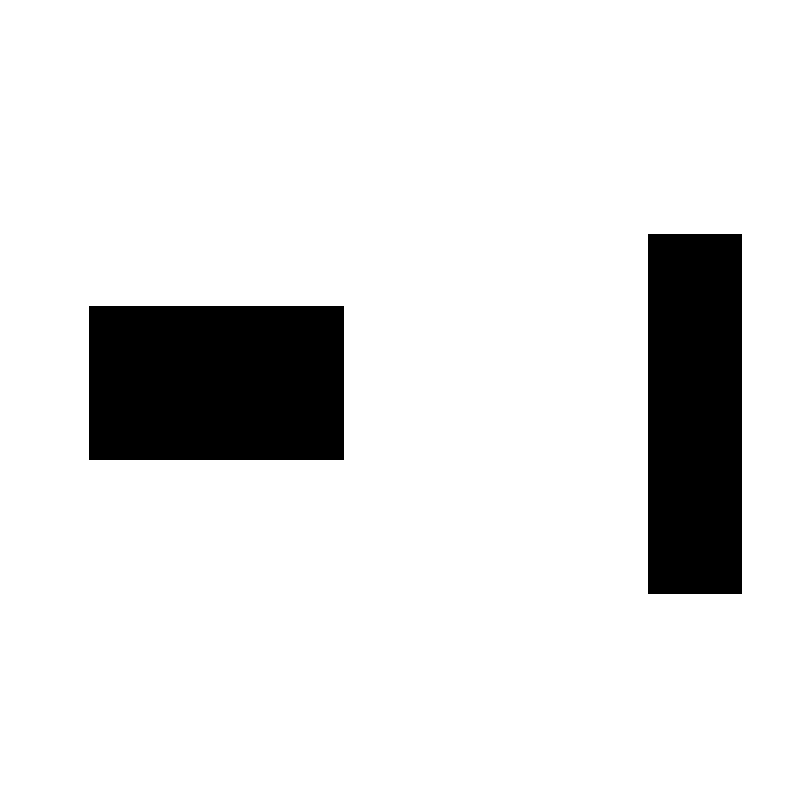
%> input picture 基于采样的路径规划/Matlab作业/newmap.png, 800 x 800 px
$ octave RRTstart.m   (GNU Octave 9; MATLAB toolbox functions it lacks are replaced by stand-ins)
%> lines starting %> are read from the running program, lines starting %| are printed output that depends on the picture; in (x1, y1, x2, y2) boxes, pixels count from 0 and x2, y2 are one past the last pixel; in counts of white or black regions, pixels touching at a corner belong together; the program's own positions count from 1
### 基于采样的路径规划/Matlab作业/Near.m
function [x_near, near_Idx] = Near(x_rand, T)
% 在树T中搜索距离随机点x_rand最近的节点，返回它及其它在树中的索引
    count = size(T.v,2);
    min_dis = 10000;
    for node = 1: count
        dis = sqrt(power((T.v(node).x-x_rand(1)) ,2) + power((T.v(node).y - x_rand(2)), 2) );
        if dis<min_dis
            min_dis = dis;
            near_Idx = node;
            x_near(1) = T.v(node).x;
            x_near(2) = T.v(node).y;
        end
    end
end

### 基于采样的路径规划/Matlab作业/collisionChecking.m
function feasible=collisionChecking(startPose,goalPose,map)
% 输入为两节点坐标和地图信息，若两节点直线连接不会经过障碍物，则返回true, 碰到障碍物则为返回false
feasible=true;
dir=atan2(goalPose(1)-startPose(1),goalPose(2)-startPose(2));
for r=0:0.5:sqrt(sum((startPose-goalPose).^2))
    posCheck = startPose + r.*[sin(dir) cos(dir)];
    if ~(feasiblePoint(ceil(posCheck),map) && feasiblePoint(floor(posCheck),map) && ...
         feasiblePoint([ceil(posCheck(1)) floor(posCheck(2))],map) && feasiblePoint([floor(posCheck(1)) ceil(posCheck(2))],map))
        feasible=false;break;
    end
end
if ~feasiblePoint([floor(goalPose(1)),ceil(goalPose(2))],map), feasible=false; end

function feasible=feasiblePoint(point,map)
feasible=true;
if ~(point(1)>=1 && point(1)<=size(map,2) && ... % x in map
     point(2)>=1 && point(2)<=size(map,1) && ... % y in map
     map(point(2),point(1))==255) % x,y is Free
    feasible=false;
end

### 基于采样的路径规划/Matlab作业/NearC.m
function nearNodes = NearC(T, x_new, near_idx)
%  找到离x_new得距离小于radius的所有节点在树中的索引, 连同near_idx一起放入nearNodes
    nearNodes = [near_idx];
    num = 2;
    count = size(T.v,2);
    radius = 60;
    for Idx = 1: count
        x_near = [];
        x_near(1) = T.v(Idx).x;
        x_near(2) = T.v(Idx).y;
        dis = distance(x_near, x_new);
        if dis<radius
            nearNodes(num) = Idx;
            num = num+1;
        end
    end
end

### 基于采样的路径规划/Matlab作业/ChooseParent.m
function [x_min, min_idx] = ChooseParent(X_nears, x_new, T)
% 在邻近集合X_nears中，找到使得x_new通往起点距离最短的父节点
nearest = [];
min_cost = 10000; %计算x_new->nearest node->起点需要的cost
count = size(X_nears, 2);

for i = 1:count
    nearest(1) = T.v(X_nears(i)).x;
    nearest(2) = T.v(X_nears(i)).y;
    cost = distance(nearest, x_new) + T.v(X_nears(i)).dist;
    if cost<min_cost
        min_cost = cost;
        x_min = nearest;
        min_idx = X_nears(i);
    end
end
end


### 基于采样的路径规划/Matlab作业/distance.m
function dis = distance(node1, node2)
    dis = sqrt(power((node1(1)-node2(1)) ,2) + power((node1(2) - node2(2)), 2));
end

### 基于采样的路径规划/Matlab作业/rewire.m
function T = rewire(T, X_nears, x_new, Imp)
% 对于除了最近节点x_near外的邻近节点来说 若通过x_new使其到起点的距离更短，更新x_new作为它的父节点，
count = size(X_nears, 2);
new_idx = size(T.v, 2);

for i = 2:count
    pre_cost = T.v(X_nears(i)).dist;
    near_node(1) = T.v(X_nears(i)).x;
    near_node(2) = T.v(X_nears(i)).y;
    tentative_cost = distance(near_node, x_new) + T.v(new_idx).dist; % 通过x_new到起点的cost
    if ~collisionChecking(near_node, x_new,Imp)  % rewire过程中也要碰撞检测
        continue;
    end
    if tentative_cost<pre_cost  % 若通过起点使cost降低，改变其父节点为x_new
        T.v(X_nears(i)).xPrev = x_new(1);
        T.v(X_nears(i)).yPrev = x_new(2);
        T.v(X_nears(i)).dist = tentative_cost;
        T.v(X_nears(i)).indPrev = new_idx;
    end
end

end

### 基于采样的路径规划/Matlab作业/AddNode.m
function T = AddNode(T, x_new, x_near, near_Idx)
% 将collision_free的x_new节点加入树T中，并以x_near为父节点
    count = size(T.v,2) + 1;
    T.v(count).x = x_new(1);
    T.v(count).y = x_new(2);
    T.v(count).xPrev = T.v(near_Idx).x;
    T.v(count).yPrev = T.v(near_Idx).y;
    T.v(count).dist=distance(x_new, x_near) + T.v(near_Idx).dist;  % 该节点到原点的距离
    T.v(count).indPrev = near_Idx;     %父节点的index
end

### 基于采样的路径规划/Matlab作业/Steer.m
function  x_new = Steer(x_rand, x_near, StepSize)
% 将距离随机点x_rand最近的节点x_near在x_rand方向上平移StepSize的距离，生成新节点x_new
    dis = distance(x_near, x_rand);
    % 强迫症，想让新节点坐标为整数，fix 舍余取整(也可不取整数)
    x_new(1) = fix(((dis-StepSize)*x_near(1) + StepSize*x_rand(1)) / dis);
    x_new(2) = fix(((dis-StepSize)*x_near(2) + StepSize*x_rand(2)) / dis);
end

### 基于采样的路径规划/Matlab作业/RRTstart.m
%***************************************
%Author: Chaoqun Wang
%Date: 2019-10-15
%***************************************
%% 初始化
clc
clear all; close all;
x_I=1; y_I=1;           % 设置初始点
x_G=700; y_G=700;       % 设置目标点
% x_G=327; y_G=285;       % 设置目标点
% x_G=760; y_G=500;  % narrow passage

Thr=50;                 % 设置目标点阙值(离目标点附近多远被视为终点)
Delta= 30;              % 设置扩展步长
%%建树初始化
T.v(1).x = x_I;         % T是树，v是节点，先把起始点加入树中
T.v(1).y = y_I;
T.v(1).xPrev = x_I;     %起始节点的父节点依然是其本身
T.v(1).yPrev = y_I;
T.v(1).dist=0;          % 父节点到该节点的距离，可取欧氏距离
T.v(1).indPrev = 0;     %父节点的index
%%
figure(1);
ImpRgb=imread('newmap.png');
%> ImpRgb is the input picture: size 800x800x3 uint8; 88.6% white; 2 black regions, box (x1, y1, x2, y2) and area: (89, 306, 344, 460) 39270, (648, 234, 742, 594) 33840
Imp=rgb2gray(ImpRgb);
imshow(Imp) %800*800
xL=size(Imp,2);%地图x轴长度
%> xL = 800
yL=size(Imp,1);%地图y轴长度
%> yL = 800
hold on
plot(x_I, y_I, 'ro', 'MarkerSize',10, 'MarkerFaceColor','r');
plot(x_G, y_G, 'go', 'MarkerSize',10, 'MarkerFaceColor','g');% 绘制起点和目标点
bFind = false;

min_path_cost = 10000;
this_path = plot([0,1],[1,1]); % 创建一个线段句柄，后续用于生成路径的储存和删除
pic_num = 1;
tic; % tic, toc计时

for iter = 1:800

    %Step 1:在地图中随机采样一个点x_rand
    %提示用（x_rand(1), x_rand(2)）表示环境中采样点的坐标
%     if bFind
%         x_rand = randi(800, 1, 2);  % 找到路径后 全局随机采样，优化路径
%     else
%         x_rand = Sample(iter, xL, yL, x_G, y_G);  % 先全局后重点采样，快速生成路径
%     end

    x_rand = randi(800, 1, 2);  % 找到路径后 全局随机采样，优化路径

%     % 用蓝色实心点表示采样点
    plot(x_rand(1), x_rand(2), 'ro', 'MarkerSize',4, 'MarkerFaceColor','b');


    %Step 2: 遍历树，从树中找到最近邻近点x_near
    %提示：x_near已经在树T里
    [x_near, near_Idx] =Near(x_rand, T);

    %Step 3: 拓展得到x_new节点, 相似三角形
    %注意使用拓展步长Delta
    x_new=Steer(x_rand, x_near, Delta);
    plot(x_new(1), x_new(2), 'ro', 'MarkerSize',2);
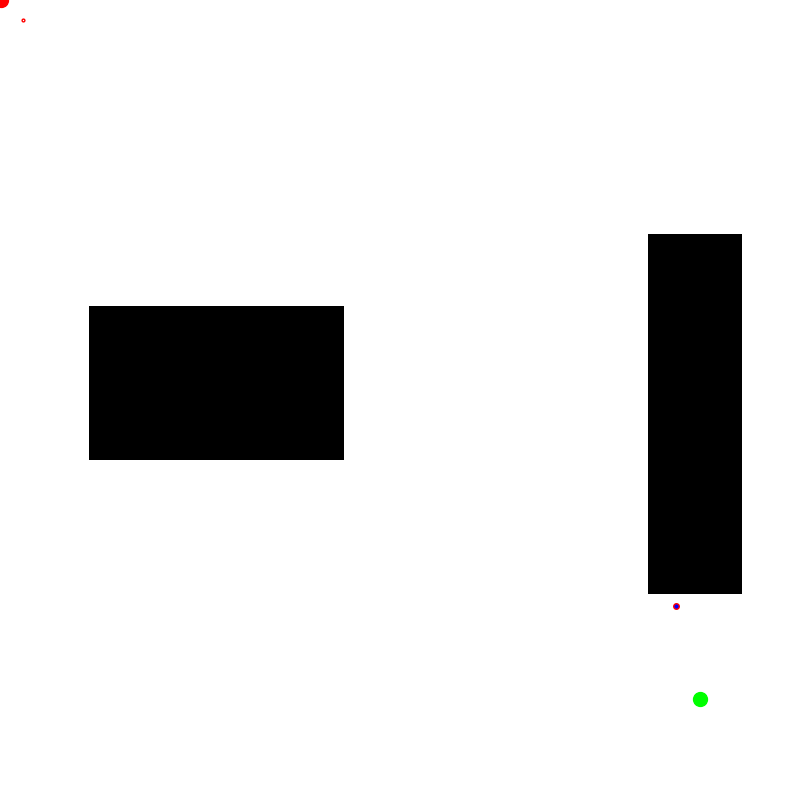
%> figure redrawn from the program's plot data

    %检查节点是否是collision free
    if ~collisionChecking(x_near,x_new,Imp)
%> after the loop in collisionChecking, `for r=0:0.5:sqrt(sum((startPose-goalPose).^2))`: feasible = true
        continue;
    end
    % 找到x_new的临近节点
    X_nears = NearC(T, x_new, near_Idx);
    % 找到使得x_new到起点cost最小的父节点x_min
    [x_min, min_Idx] = ChooseParent(X_nears, x_new, T);
%  将x_min作为x_new的父节点加入树中
    T =  AddNode(T, x_new, x_min, min_Idx);
%   更新临近节点的父节点
    T = rewire(T, X_nears, x_new, Imp);


    X = [x_new(1), x_min(1)];
    Y = [x_new(2), x_min(2)];
%     x_steer = [x_new(1), x_rand(1)];
%     y_steer = [x_new(2), x_rand(2)];
    plot(X, Y, '-b');
    hold on;

    %Step 5:检查是否达到目标点附近
    %提示：x_new， x_G之间的距离是否小于Thr，小于则跳出for
    if bFind == false    % 判断是否已经找到路径
        dis_goal = sqrt(power(x_new(1)-x_G,2) + power(x_new(2) - y_G, 2) );
        if dis_goal<Thr
            bFind = true;
            end_Idx = T.v(end).indPrev;  %记录此时的索引值
%         break;  % 继续采样优化所得路径
        end
    else  % 找到路径则不断更新路径情况
        path.pos(1).x = x_G;
        path.pos(1).y = y_G;
        path.pos(2).x = T.v(end_Idx).x; path.pos(2).y = T.v(end_Idx).y;


        path_cost = sqrt(power(path.pos(1).x-path.pos(2).x ,2) + power(path.pos(1).y  - path.pos(2).y, 2)) + T.v(end_Idx).dist;
        pathIndex = T.v(end_Idx).indPrev; % 终点索引值

        if path_cost<min_path_cost %找到更短路径
            min_path_cost = path_cost;
            j=0;
            while 1 % 构建路径
                path.pos(j+3).x = T.v(pathIndex).x;
                path.pos(j+3).y = T.v(pathIndex).y;
                pathIndex = T.v(pathIndex).indPrev;

                if pathIndex == 1
                    break
                end
                j=j+1;
            end  % 由终点回溯到起点
            path.pos(end+1).x = x_I; path.pos(end).y = y_I; % 起点加入路径
            path_X = [];
            path_Y = [];
            for j = 1:length(path.pos)
                path_X(j) = path.pos(j).x;
                path_Y(j) = path.pos(j).y;
            end
            delete(this_path); %删除旧路径
            this_path = plot(path_X, path_Y, 'b', 'Linewidth', 3); % 生成新路径
            fprintf('\n Path cost is %.2f\n Sampling nodes: %d\n Tree nodes: %d\n',path_cost, iter, size(T.v,2))
        end
    end

    %Step 6:将x_near和x_new之间的路径画出来
    %提示1：使用plot绘制，需要多次绘制，加上hold on
    %提示2：判断终止条件满足前，先将x_near和x_new之间的路径画出来


%     pause(0.01); %暂停一会，使得rrt扩展容易观察

    % 生成gif动图
    F=getframe(gcf);
    I=frame2im(F);
    [I,map]=rgb2ind(I,256);
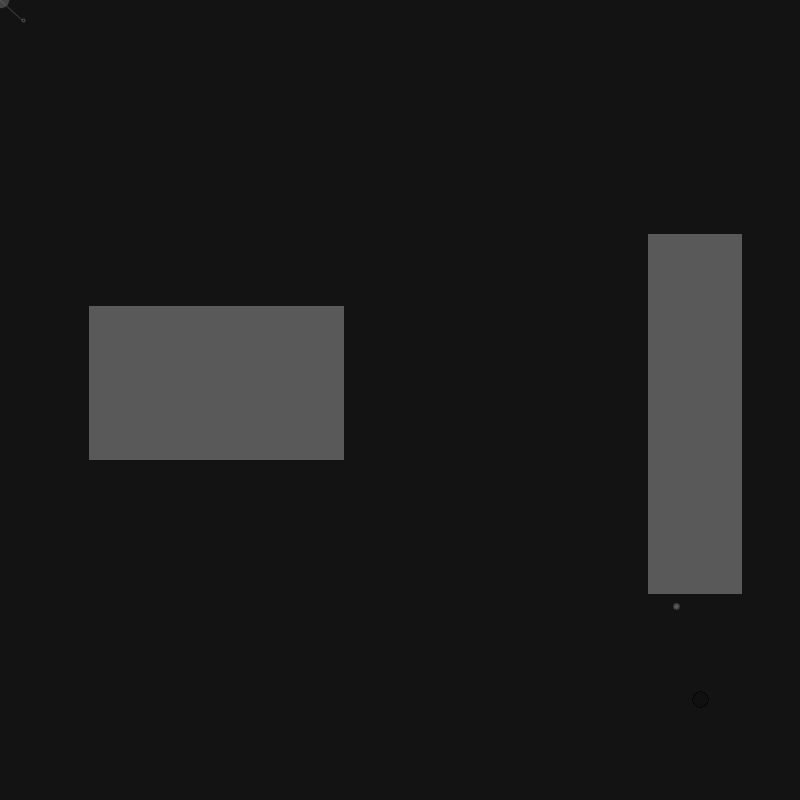
%> I: size 800x800 uint8; min 2, max 89, mean 27
%> map = 90 rows, first 12: [1 1 1; 0.996 1 0.996; 0.941 1 0.941; 0.937 1 0.937; 0.925 1 0.925; 0.922 1 0.922; 0.875 1 0.875; 0.725 1 0.725; 0.722 1 0.722; 0.569 1 0.569; 0.565 1 0.565; 0.137 1 0.137]

    if pic_num == 1
    imwrite(I,map,'test.gif','gif','Loopcount',inf,'DelayTime',0);
%> (the run ends here)
